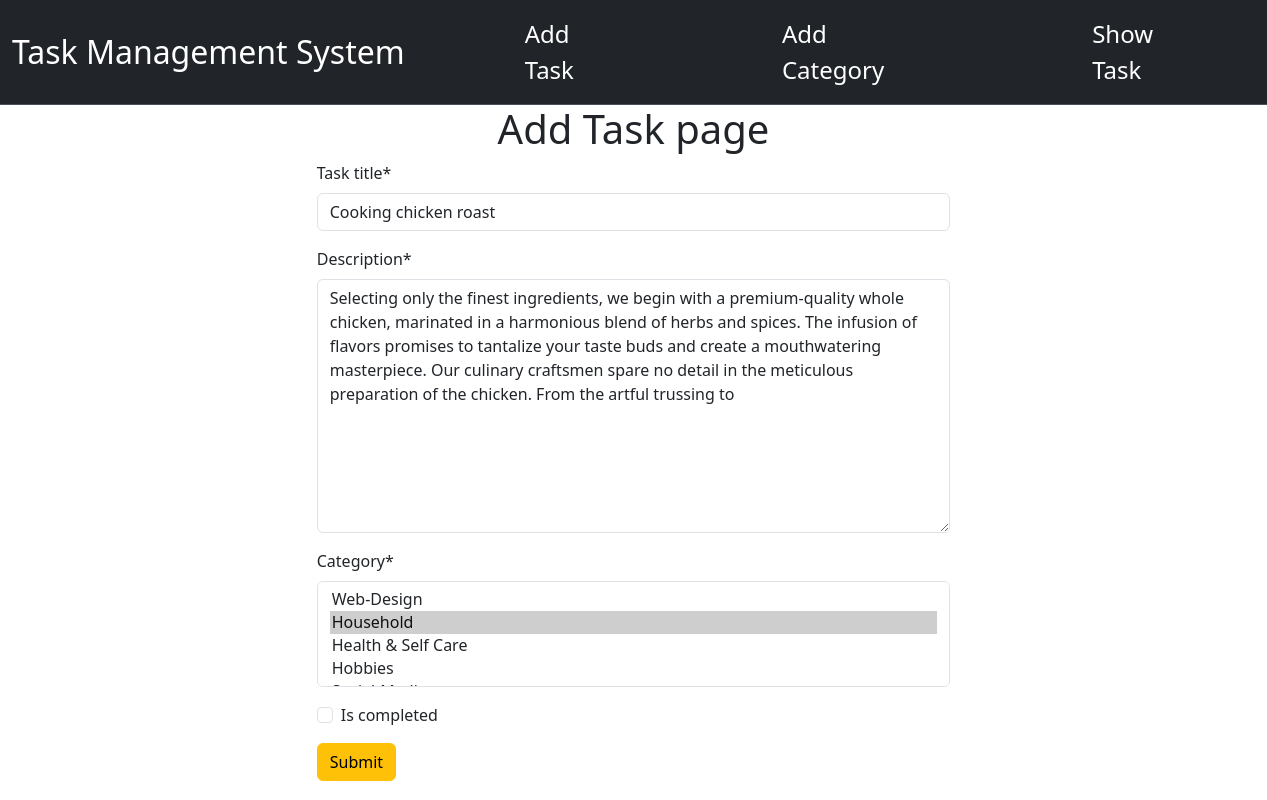
The app's page /task/edit/4 with its own data.
### task/models.py (models this page shows, shortened)
class Task(models.Model):
    task_title = models.CharField(max_length=50)
    description = models.TextField()
    category = models.ManyToManyField(Category)
    is_completed = models.BooleanField(default=False)
    task_assign_date = models.DateField(auto_now_add=True)

### task/views.py (the view)
# urls.py: path('edit/<int:id>', views.edit_task, name='edit_task'),
def edit_task(request, id):
    task = models.Task.objects.get(pk=id)
    task_form = forms.TaskForm(instance=task)
    if request.method == 'POST':
        task_form = forms.TaskForm(request.POST, instance=task)
        if task_form.is_valid():
            task_form.save()
            return redirect('homepage')
    return render(request, 'add_task.html', {'form' : task_form})

### task/forms.py
class TaskForm(forms.ModelForm):
    class Meta:
        model = Task
        fields = '__all__'

### category/models.py (called while the page is built)
    def __str__(self):
        return self.name

### task/templates/add_task.html (shortened to what this page needs)
{% extends 'base.html' %}
{%  load crispy_forms_tags %}
{% block content %}
<form style="width:50% ; margin : auto" method="post">
    <h1 class="text-center">Add Task page</h1>
    {{form | crispy}}
    <button class="btn btn-warning">Submit</button>
</form>
{% endblock %}

### records on screen
Task: task_title "Cooking chicken roast", description "Selecting only the finest ingredients, we begin with a premium-quality whole chicken, marinated in a harmonious blend of herbs and spices. The infusion of flavors promises to tantalize your taste buds and create a mouthwatering masterpiece. Our culinary craftsmen spare no detail in the meticulous preparation of the chicken. From the artful trussing to"
